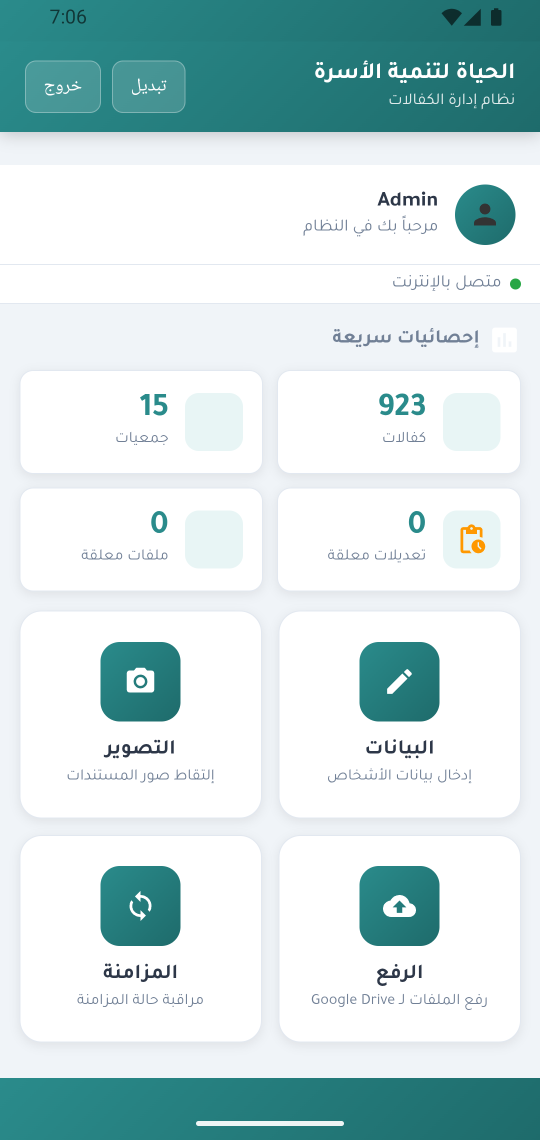
#> input picture emulator_data_page.png, 1080 x 2280 px (shown at 1/2 size)
$ python -i document-enhance.py   (imports and definitions only)   (older library calls are emulated)
#> lines starting #> are read from the running program, lines starting #| are printed output that depends on the picture; after the words box and inside, x2 and y2 are one past the last pixel; in counts of white or black regions, pixels touching at a corner belong together
#!/usr/bin/env python3
import argparse
import io
import json
import math
import os
from pathlib import Path
import re
import subprocess
import sys
import warnings as python_warnings

# [10 lines not run here, left out]

MAX_JPEG_BYTES = 5_000_000
FORMATS = {"JPEG", "PNG", "WEBP", "TIFF", "BMP"}


class DocumentError(Exception):
    pass


class JsonParser(argparse.ArgumentParser):
    def error(self, message):
        raise DocumentError("invalid_arguments")


def bounded_size(width, height, max_side):
    scale = min(1.0, max_side / max(width, height))
    return max(1, round(width * scale)), max(1, round(height * scale))


def smaller(image, max_side):
#> called with max_side = 1200
    height, width = image.shape[:2]
#> height = 2280; width = 1080
    size = bounded_size(width, height, max_side)
#> size = (568, 1200)
    return cv2.resize(image, size, interpolation=cv2.INTER_AREA) if size != (width, height) else image
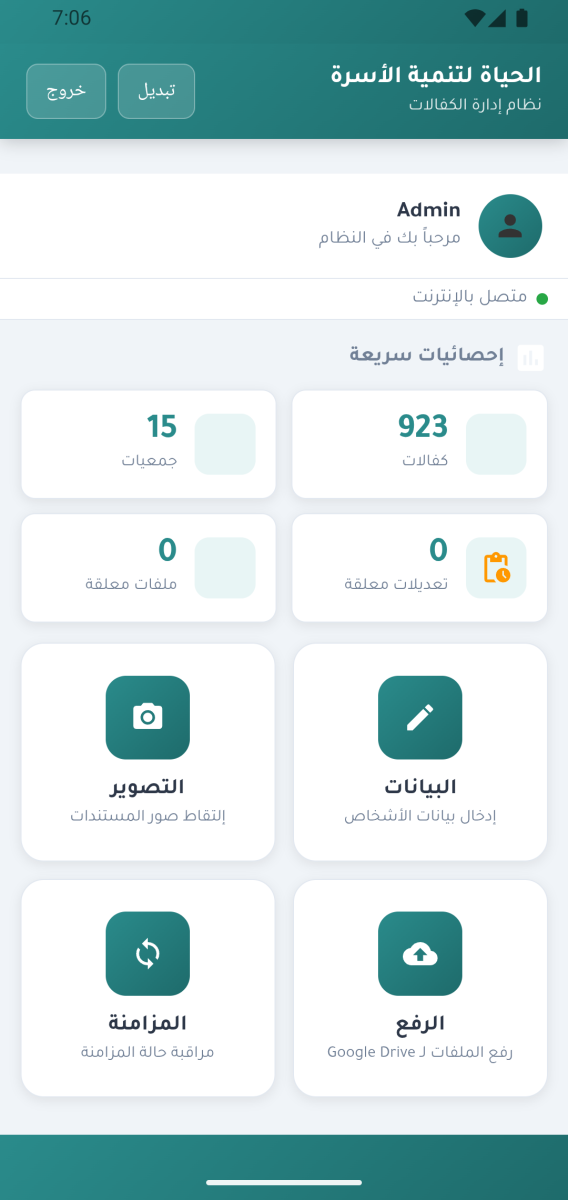
#> returned value: shape (1200, 568, 3); mean of channels 0, 1, 2 203.3, 222.6, 223.6; drawn as R, G, B


# [69 lines left out: functions trim_borders, load_image, not called in this run]


def text_evidence(rgb):
    small = smaller(rgb, 1200)
    gray = cv2.cvtColor(small, cv2.COLOR_RGB2GRAY)
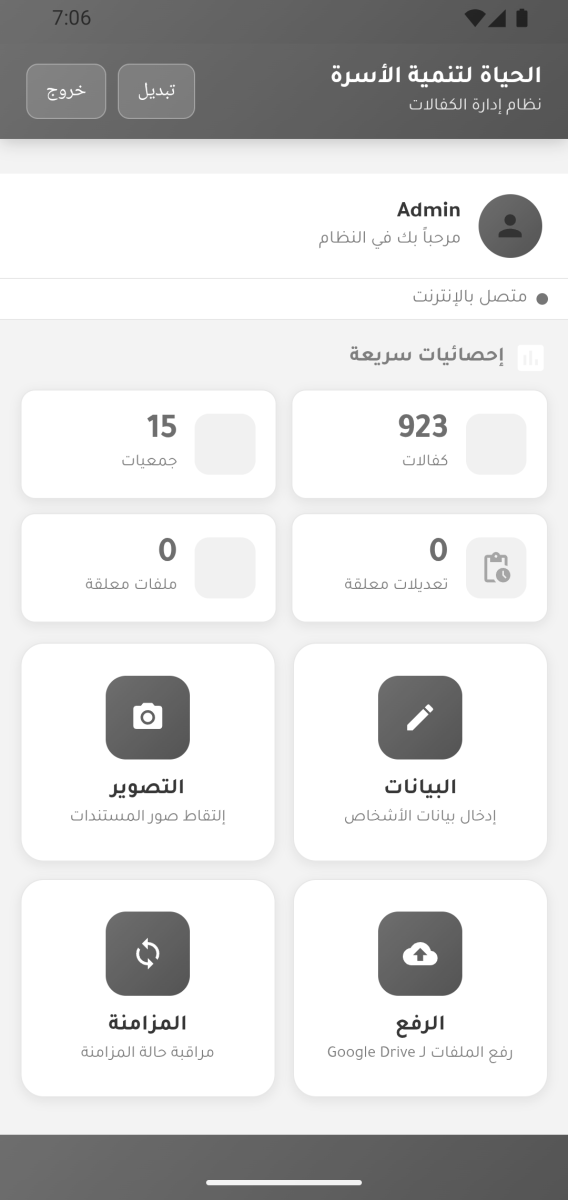
#> gray: shape (1200, 568); min 34, max 255, mean 216.9
    height, width = gray.shape
#> height = 1200; width = 568
    block = max(15, int(min(height, width) * 0.035) | 1)
#> block = 19
    ink = cv2.adaptiveThreshold(gray, 255, cv2.ADAPTIVE_THRESH_GAUSSIAN_C,
                                cv2.THRESH_BINARY_INV, block, 9)
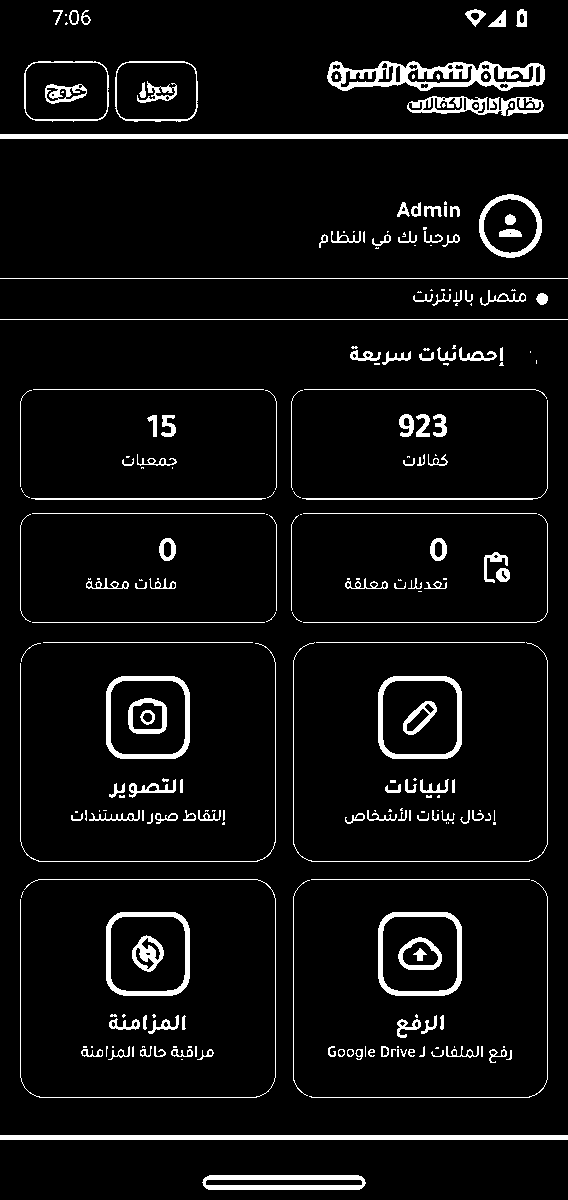
#> ink: shape (1200, 568); 6% white; 254 white regions (99 under 20 px), largest, box (x1, y1, x2, y2) and area: (327, 61, 545, 91) 3147, (0, 134, 568, 139) 2840, (0, 1135, 568, 1140) 2840
    _, _, stats, centers = cv2.connectedComponentsWithStats(ink, connectivity=8)
#> stats = 255 rows, first 6: [0, 0, 568, 1200, 640903], [465, 9, 21, 18, 162], [516, 9, 11, 18, 139], [53, 10, 10, 15, 48], [69, 10, 10, 15, 66], [81, 10, 10, 15, 61]; centers = 255 pairs, first value 20.7 to 541.8, second value 14.5 to 1182
    stats, centers = stats[1:], centers[1:]
#> stats = 254 rows, first 6: [465, 9, 21, 18, 162], [516, 9, 11, 18, 139], [53, 10, 10, 15, 48], [69, 10, 10, 15, 66], [81, 10, 10, 15, 61], [488, 10, 18, 17, 156]; centers = 254 pairs, first value 20.7 to 541.8, second value 14.5 to 1182
    widths, heights, areas = stats[:, 2], stats[:, 3], stats[:, 4]
#> widths = 254 values, max 568 at index 24, min 1 at index 72, mean 36.65; heights = 254 values, max 220 at index 138, min 1 at index 46, mean 17.57; areas = 254 values, max 3147 at index 10, min 2 at index 46, mean 160.2
    valid = ((widths >= 2) & (widths <= width * 0.065)
             & (heights >= 3) & (heights <= height * 0.045)
             & (areas >= 5) & (areas <= width * height * 0.0015)
             & (widths >= heights * 0.12) & (widths <= heights * 9)
             & (areas >= widths * heights * 0.09))
    stats, centers = stats[valid], centers[valid]
#> stats = 148 rows, first 6: [465, 9, 21, 18, 162], [516, 9, 11, 18, 139], [53, 10, 10, 15, 48], [69, 10, 10, 15, 66], [81, 10, 10, 15, 61], [488, 10, 18, 17, 156]; centers = 148 pairs, first value 21.71 to 541.8, second value 14.92 to 1055.2
#> (the run stopped early here; a loop or call above may not have finished)
